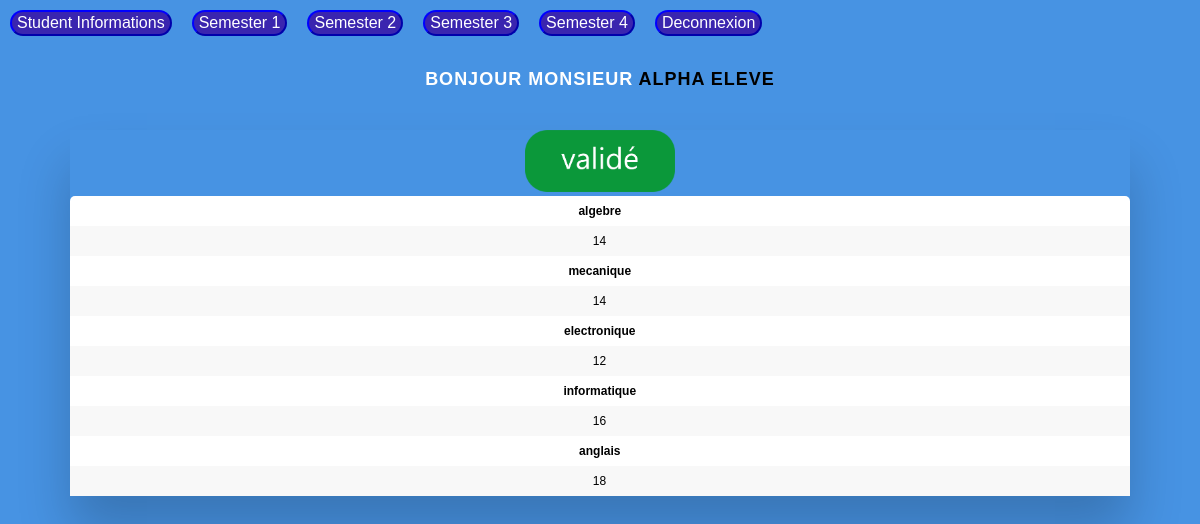
Screenshot of /tablefiles/semester1.php (signed in) with the database file from the repository.
### tables this page shows
CREATE TABLE `notes` (
  `iduser` int(11) NOT NULL,
  `module` varchar(225) DEFAULT NULL,
  `note` int(11) DEFAULT NULL,
  `idusernote` int(11) DEFAULT NULL,
  `semester` int(11) DEFAULT NULL
);

### tablefiles/semester1.php (the view, shortened to what this page needs)
<?php
    require '../include/database-inc.php' ;
?>
<!DOCTYPE html>
<html lang="en">
<head>
    <link rel="stylesheet" href="../style1.css">
</head>
<body>
        <center>
        <header>
                    <ul>
                        <li> <a href="../table.php">Student Informations</a></li>
                        <li> <a href="semester1.php">Semester 1</a> </li>
                        <li> <a href="semester2.php">Semester 2</a> </li>
                        <li> <a href="semester3.php">Semester 3</a> </li>
                        <li> <a href="semester4.php">Semester 4</a> </li>
                        <li> <a href="../include/logout-inc.php">Deconnexion</a></li>
                        <br><br><br>
                    </ul>
        </header>
        </center>
                    <center>
                        <h2 class="header_bonjour">
                            Bonjour Monsieur
                            <span style="color:black;">
                                        <?php
                                            echo $_SESSION['last-name']." ".$_SESSION['first-name'];
                                        ?>
                            </span>
                        </h2>
                    </center>
                    <center>
                            <div class="table-wrapper" >
                                                <table class="fl-table">
                                                        <?php
                                                                $som = 0 ;
                                                                $sql = "SELECT module,note FROM student , notes WHERE studenCNE =? AND student.iduser = notes.idusernote
                                                                AND semester=1" ;
                                                                $stmt = mysqli_stmt_init($connex) ;
                                                                if (!mysqli_stmt_prepare($stmt,$sql))
                                                                {
                                                                    header("Location:../index.php?error=sqlerror");
                                                                    exit() ;
                                                                }else {
                                                                    mysqli_stmt_bind_param($stmt , "s" , $_SESSION['CNE-student']) ;
                                                                    mysqli_stmt_execute($stmt) ;
                                                                    $result = mysqli_stmt_get_result($stmt) ;
                                                                    if ($row = mysqli_fetch_assoc($result) > 0 )
                                                                    {
                                                                        while ($row = mysqli_fetch_assoc($result))
                                                                        {
                                                                            echo "<tr><th>".$row['module']."</tr>" ;
                                                                            echo "<tr><td>".$row['note']."</tr>" ;
                                                                            $som = $som + $row['note'] ;
                                                                        }
                                                                        $moy = $som / 5 ;
                                                                        if ($moy > 12 )
                                                                        {
                                                                            echo '
                                                                                <img src="../img/valide.png" width="150">
                                                                            ' ;
                                                                        }
                                                                        else
                                                                        {
                                                                            echo '
                                                                                <img src="../img/nonvalide.png" width="150">
                                                                            ' ;
                                                                        }
                                                                    }
                                                                    else
                                                                    {
                                                                        echo "No result ! " ;
                                                                    }
                                                                }
                                                            ?>
                                            </table>
                                    </center>
                        </div> <br>
</body>
</html>

### style1.css (style rules this page uses)
* { padding:0; margin:0; }
body { background-color:rgb(217, 226, 235) ; }
ul { list-style:none; position:relative; }
ul li { float:left; position:relative; }
ul li a { text-decoration:none; margin:10px; background:rgb(58, 37, 175); float:left; border:2px outset blue; border-radius: 15px; color:#fff; padding:2px 5px; text-align:center; white-space:nowrap; }
h2.header_bonjour { padding-top:15px ; font-family:'Gill Sans', 'Gill Sans MT', Calibri, 'Trebuchet MS', sans-serif ; }
* { box-sizing: border-box; -webkit-box-sizing: border-box; -moz-box-sizing: border-box; }
body { font-family: Helvetica; -webkit-font-smoothing: antialiased; background: rgba( 71, 147, 227, 1); }
h2 { text-align: center; font-size: 18px; text-transform: uppercase; letter-spacing: 1px; color: white; padding: 30px 0; }
.table-wrapper { margin: 10px 70px 70px; box-shadow: 0px 35px 50px rgba( 0, 0, 0, 0.2 ); }
.fl-table { border-radius: 5px; font-size: 12px; font-weight: normal; border: none; border-collapse: collapse; width: 100%; max-width: 100%; white-space: nowrap; background-color: white; }
.fl-table td, .fl-table th { text-align: center; padding: 8px; }
.fl-table td { border-right: 1px solid #f8f8f8; font-size: 12px; }
.fl-table tr:nth-child(even) { background: #F8F8F8; }

### rows the page displays
notes: module "algebre", note "14"
notes: module "mecanique", note "14"
notes: module "electronique", note "12"
notes: module "informatique", note "16"
notes: module "anglais", note "18"

### other values shown
$_SESSION['last-name'] "ALPHA"
$_SESSION['first-name'] "ELEVE"
